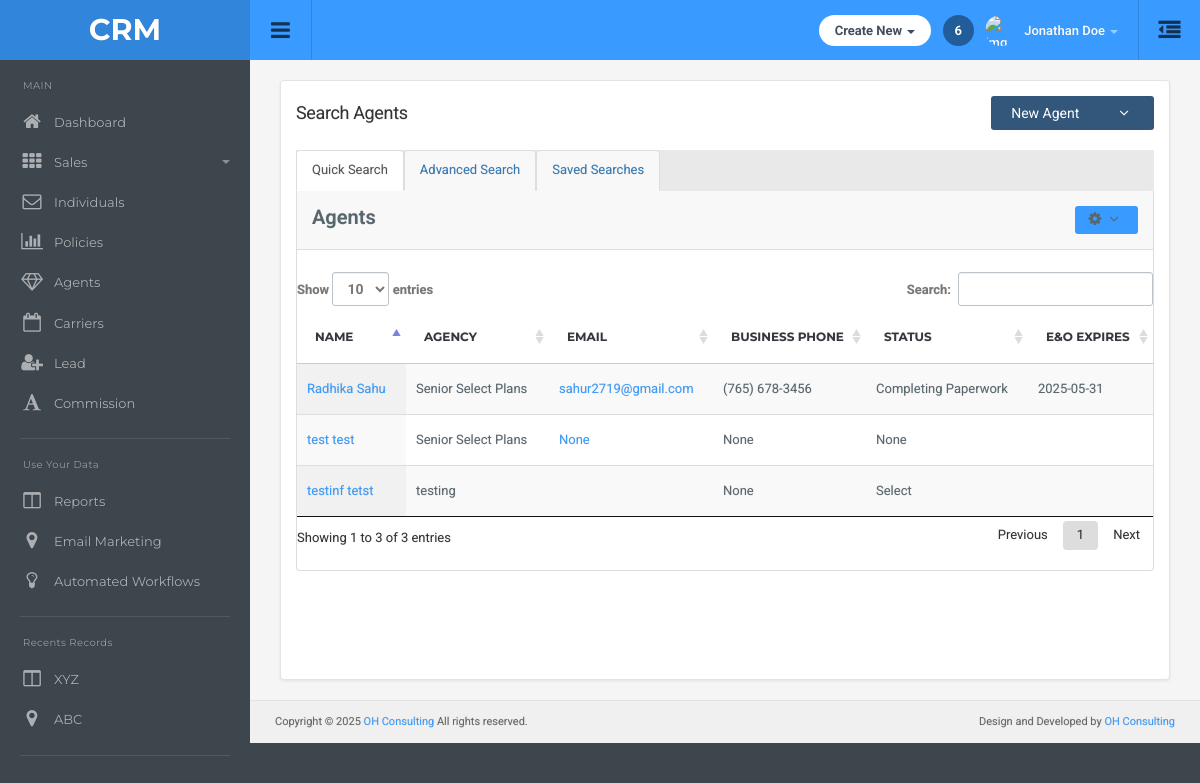
Page /search-agents/ on the earlier database version.
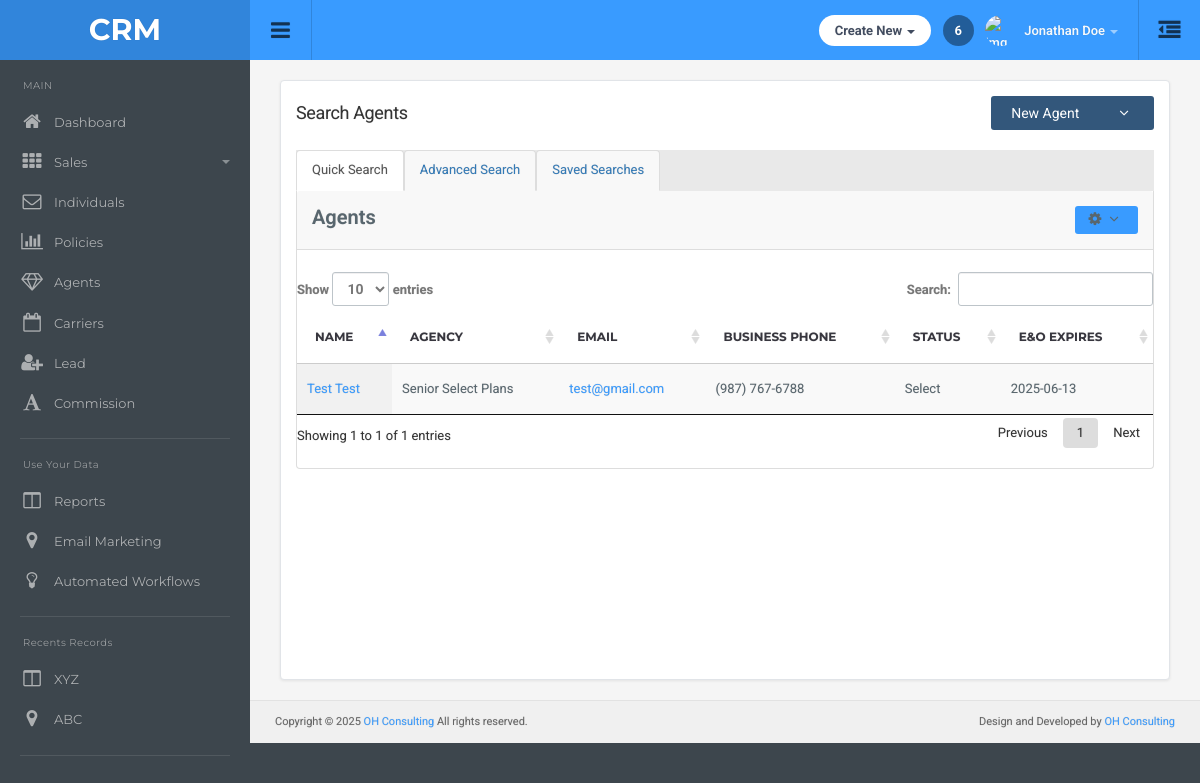
Same page on the later database version.
### main/models.py (models this page shows)
class Agent(models.Model):
    first_name = models.CharField(max_length=100)
    last_name = models.CharField(max_length=100,null=True,blank=True)
    business_phone = models.CharField(max_length=12,null=True,blank=True)
    ext = models.CharField(max_length=10,null=True,blank=True)
    email = models.EmailField(null=True,blank=True)
    agent_type = models.CharField(max_length=50,null=True,blank=True)
    status = models.CharField(max_length=50,null=True,blank=True)
    npn = models.CharField(max_length=100,null=True,blank=True)
    agency = models.ForeignKey(Agency,on_delete=models.CASCADE,related_name="agent_agency")
    agent_number = models.CharField(max_length=100,null=True,blank=True)

class Agency(models.Model):
    name = models.CharField(max_length=255,unique=True)
    business_phone = models.CharField(max_length=10, blank=True, null=True)
    ext = models.CharField(max_length=12, blank=True, null=True)

class Agent_EO(models.Model):
    agent = models.ForeignKey(Agent, on_delete=models.CASCADE , related_name='agent_eo')
    eo_required = models.BooleanField(default=False)
    eo_expiration_date = models.DateField(null=True,blank=True)
    eo_attachment = models.FileField(upload_to='agent_eo_attachments/', null=True, blank=True)
    created_at = models.DateTimeField(auto_now_add=True)

### main/views.py (the view)
# urls.py: path('search-agents/', views.search_agents, name='search_agents'),
def search_agents(request):
    agencies = Agency.objects.all()
    agents = Agent.objects.all()
    return render(request, 'agent/searchagency.html',{'agencies': agencies, 'agents': agents})

### main/templatetags/phone_filters.py (called while the page is built)
@register.filter
def format_phone(value):
    if value and len(value) == 10 and value.isdigit():
        return f"({value[0:3]}) {value[3:6]}-{value[6:]}"
    return value

### templates/agent/searchagency.html (shortened to what this page needs)
{% extends "dashboard/base.html" %}
{% load static %}
{% load phone_filters %}
{% block main-content %}
<div class="container-default">
    <div class="search-agents-container">
        <div class="page-header-row">
            <h1 class="page-title">Search Agents</h1>
            <div class="btn-group">
                <button type="button" class="btn btn-primary" data-toggle="modal" data-target="#newAgentModal">
                    New Agent
                </button>
                <button type="button" class="btn btn-primary dropdown-toggle" data-toggle="dropdown" aria-haspopup="true" aria-expanded="false">
                    <i class="fa fa-angle-down"></i>
                </button>
            </div>
        </div>
        <ul class="nav nav-tabs">
            <li class="active"><a href="{% url 'search_agents' %}">Quick Search</a></li>
            <li><a href="{% url 'advanced_search' %}">Advanced Search</a></li>
            <li><a href="{% url 'saved_searches' %}">Saved Searches</a></li>
        </ul>
        <div class="agents-panel">
            <div class="panel-heading clearfix">
                <strong class="pull-left">Agents</strong>
                <div class="dropdown pull-right">
                    <button class="btn btn-sm btn-default dropdown-toggle" type="button" id="agentsDropdown" data-toggle="dropdown" aria-haspopup="true" aria-expanded="false">
                        <i class="fa fa-cog"></i> <i class="fa fa-angle-down"></i>
                    </button>
                </div>
            </div>
            <br>
            <div class="panel-body table-responsive">
                <table id="example0" class="table display">
                    <thead>
                        <tr>
                            <th>Name</th>
                            <th>Agency</th>
                            <th>Email</th>
                            <th>Business Phone</th>
                            <th>Status</th>
                            <th>E&O Expires</th>
                        </tr>
                    </thead>
                    <tbody>
                        {% for i in agents %}
                        <tr>
                          <td><a href="{% url 'agent_detail' i.id %}?tab=detail">{{i.first_name}} {{i.last_name}}</a></td>
                            <td>{{i.agency.name}}</td>
                            <td><a href="mailto:{{i.email}}">{{i.email}}</a></td>
                            <td>{{i.business_phone|format_phone}}</td>
                            <td>{{i.status}}</td>
                            <td>{% if i.agent_eo.all %}
                                {{ i.agent_eo.all.0.eo_expiration_date|date:"Y-m-d" }}
                            {% else %}
                                No E&O
                            {% endif %}</td>
                        </tr>
                        {% endfor %}
                    </tbody>
                </table>
            </div>
        </div>
    </div>
</div>
{% endblock %}

Differences in the rows shown:
removed Agent: first_name "Radhika", last_name "Sahu", agency.name "Senior Select Plans", email "sahur2719@gmail.com", business_phone "(765) 678-3456", status "Completing Paperwork", agent_eo.all.0.eo_expiration_date "2025-05-31"
removed Agent: first_name "test", last_name "test", agency.name "Senior Select Plans", email "None", business_phone "None", status "None"
removed Agent: first_name "testinf", last_name "tetst", agency.name "testing", business_phone "None", status "Select"
added Agent: first_name "Test", last_name "Test", agency.name "Senior Select Plans", email "test@gmail.com", business_phone "(987) 767-6788", status "Select", agent_eo.all.0.eo_expiration_date "2025-06-13"
Other differences:
text written by a page script: "Show entries Search: Showing 1 to 3 of 3 entries Previous 1 Next" → "Show entries Search: Showing 1 to 1 of 1 entries Previous 1 Next"
